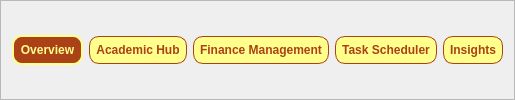
     <widget class="QFrame" name="frameHeader">
      <property name="styleSheet">
       <string notr="true">#frameHeader {
    background-color: transparent;
    border: none;
}
QPushButton {
    background-color: rgb(255, 255, 140);
    border: 1px solid rgb(170, 65, 23);
    border-radius: 10px;
    color: rgb(170, 65, 23);
    padding: 6px;
}

QPushButton:checked {
    background-color: rgb(170, 65, 23);
    border: 2px solid rgb(255, 255, 140);
    border-radius: 10px;
    font-weight: bold;
    color:  rgb(255, 255, 140);
}

QPushButton:hover {
    background-color: rgb(170, 145, 22);
}
</string>
      </property>
      <property name="frameShape">
       <enum>QFrame::StyledPanel</enum>
      </property>
      <property name="frameShadow">
       <enum>QFrame::Raised</enum>
      </property>
      <layout class="QHBoxLayout" name="horizontalLayout">
       <item>
        <widget class="QPushButton" name="pushButtonOverview">
         <property name="styleSheet">
          <string notr="true">font: 14pt &quot;Palatino Linotype&quot;;
font-weight: bold;</string>
         </property>
         <property name="text">
          <string>Overview</string>
         </property>
         <property name="icon">
          <iconset resource="../resources.qrc">
           <normaloff>:/nen/images/bieudo.png</normaloff>:/nen/images/bieudo.png</iconset>
         </property>
         <property name="iconSize">
          <size>
           <width>150</width>
           <height>30</height>
          </size>
         </property>
         <property name="checkable">
          <bool>true</bool>
         </property>
         <property name="checked">
          <bool>true</bool>
         </property>
         <attribute name="buttonGroup">
          <string notr="true">buttonGroup</string>
         </attribute>
        </widget>
       </item>
       <item>
        <widget class="QPushButton" name="pushButtonAcademic">
         <property name="styleSheet">
          <string notr="true">font: 14pt &quot;Palatino Linotype&quot;;
font-weight: bold;</string>
         </property>
         <property name="text">
          <string>Academic Hub</string>
         </property>
         <property name="icon">
          <iconset resource="../resources.qrc">
           <normaloff>:/nen/images/books.png</normaloff>:/nen/images/books.png</iconset>
         </property>
         <property name="iconSize">
          <size>
           <width>80</width>
           <height>30</height>
          </size>
         </property>
         <property name="checkable">
          <bool>true</bool>
         </property>
         <attribute name="buttonGroup">
          <string notr="true">buttonGroup</string>
         </attribute>
        </widget>
       </item>
       <item>
        <widget class="QPushButton" name="pushButtonFinanceManagement">
         <property name="styleSheet">
          <string notr="true">font: 14pt &quot;Palatino Linotype&quot;;
font-weight: bold;</string>
         </property>
         <property name="text">
          <string>Finance Management</string>
         </property>
         <property name="icon">
          <iconset resource="../resources.qrc">
           <normaloff>:/nen/images/vi_tien.png</normaloff>:/nen/images/vi_tien.png</iconset>
         </property>
         <property name="iconSize">
          <size>
           <width>80</width>
           <height>30</height>
          </size>
         </property>
         <property name="checkable">
          <bool>true</bool>
         </property>
         <attribute name="buttonGroup">
          <string notr="true">buttonGroup</string>
         </attribute>
        </widget>
       </item>
       <item>
        <widget class="QPushButton" name="pushButtonTaskScheduler">
         <property name="styleSheet">
          <string notr="true">font: 14pt &quot;Palatino Linotype&quot;;
font-weight: bold;</string>
         </property>
         <property name="text">
          <string>Task Scheduler</string>
         </property>
         <property name="icon">
          <iconset resource="../resources.qrc">
           <normaloff>:/nen/images/note.png</normaloff>:/nen/images/note.png</iconset>
         </property>
         <property name="iconSize">
          <size>
           <width>80</width>
           <height>30</height>
          </size>
         </property>
         <property name="checkable">
          <bool>true</bool>
         </property>
         <attribute name="buttonGroup">
          <string notr="true">buttonGroup</string>
         </attribute>
        </widget>
       </item>
       <item>
        <widget class="QPushButton" name="pushButtonInsights">
         <property name="styleSheet">
          <string notr="true">font: 14pt &quot;Palatino Linotype&quot;;
font-weight: bold;</string>
         </property>
         <property name="text">
          <string>Insights</string>
         </property>
         <property name="icon">
          <iconset resource="../resources.qrc">
           <normaloff>:/nen/images/kinhlup.png</normaloff>:/nen/images/kinhlup.png</iconset>
         </property>
         <property name="iconSize">
          <size>
           <width>80</width>
           <height>30</height>
          </size>
         </property>
         <property name="checkable">
          <bool>true</bool>
         </property>
         <attribute name="buttonGroup">
          <string notr="true">buttonGroup</string>
         </attribute>
        </widget>
       </item>
      </layout>
     </widget>
